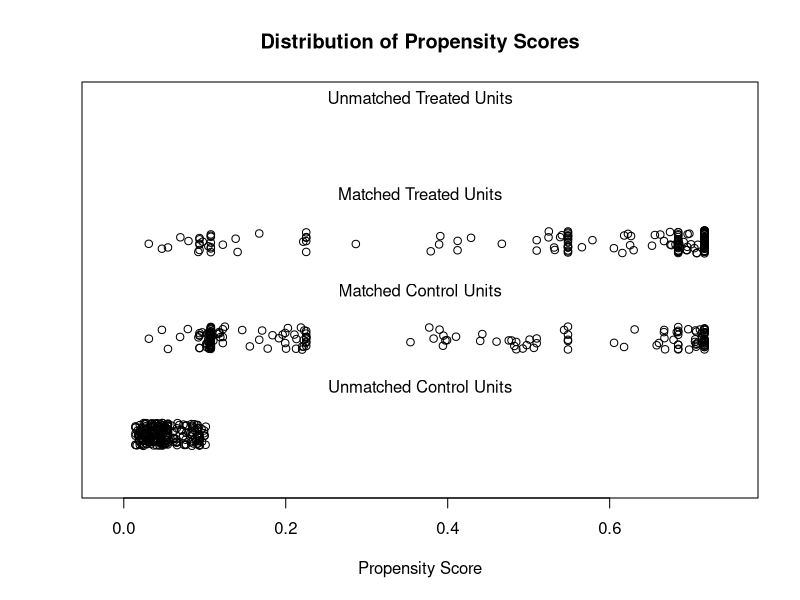
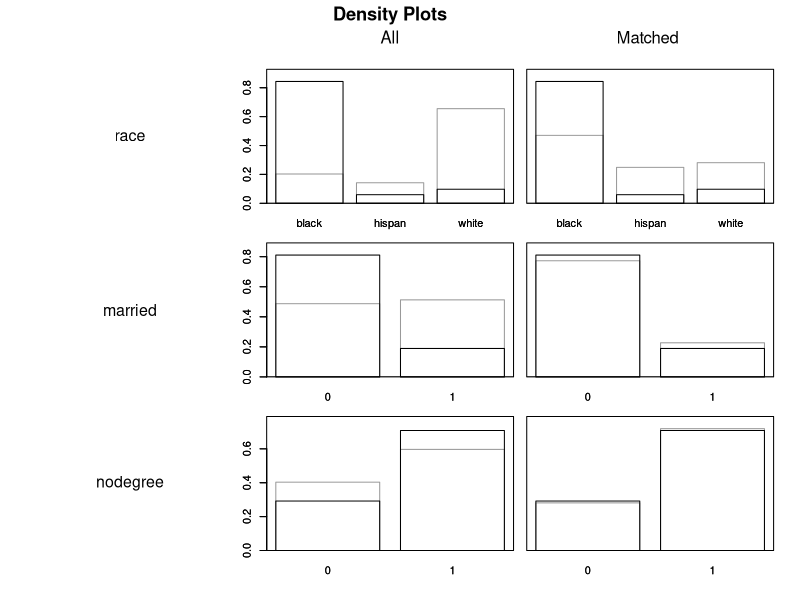
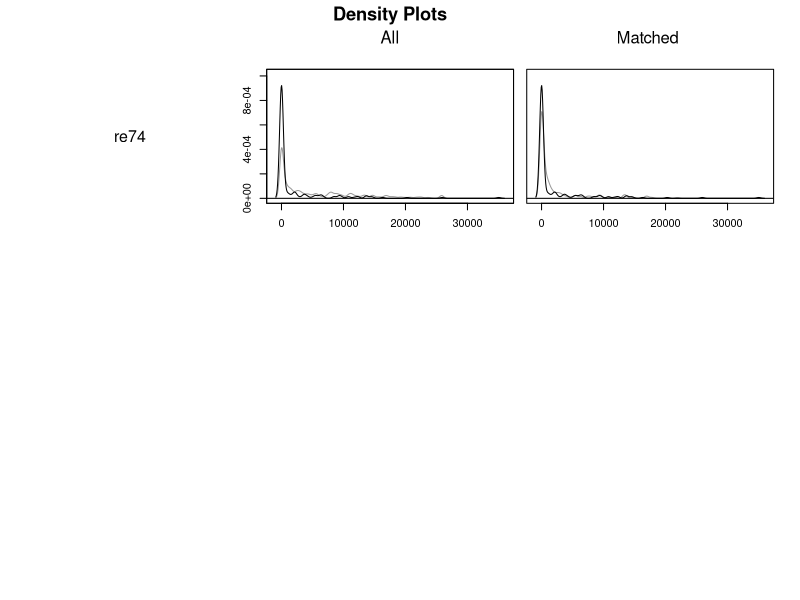

Write the R code that produced these figures, in order.
## ---- chunk 1
knitr::opts_chunk$set(echo = TRUE)
library("tidyverse")
library("MatchIt")
data("lalonde") # this step loads the data
## ---- chunk 2
exact <- matchit(treat ~ race + married + nodegree + re74, 
                 data = lalonde, 
                 method = "exact",  
                 estimand = "ATT")

summary(exact)
## ---- chunk 3

#coarsened exact matching
matched_set <- matchit(treat ~ race + married + nodegree + re74, 
                 data = lalonde, 
                 method = "cem",  
                 estimand = "ATT")

summary(matched_set)

# Mahalanobis
matched_set <- matchit(treat ~ race + married + nodegree + re74, 
                 data = lalonde, 
                 distance = "mahalanobis",  
                 estimand = "ATT")

summary(matched_set)


# Propensity Score
matched_set <- matchit(treat ~ race + married + nodegree + re74, 
                 data = lalonde, 
                 method = "nearest",
                 distance = "glm",
                 estimand = "ATT")
summary(matched_set)
plot(matched_set, type = "jitter")
plot(matched_set, type = "density")
## ---- chunk 4
fit <- lm(re78 ~ treat + race + married + nodegree + re74,
          data = match.data(matched_set),
          w = weights)
print(round(coef(fit)["treat"],2))
